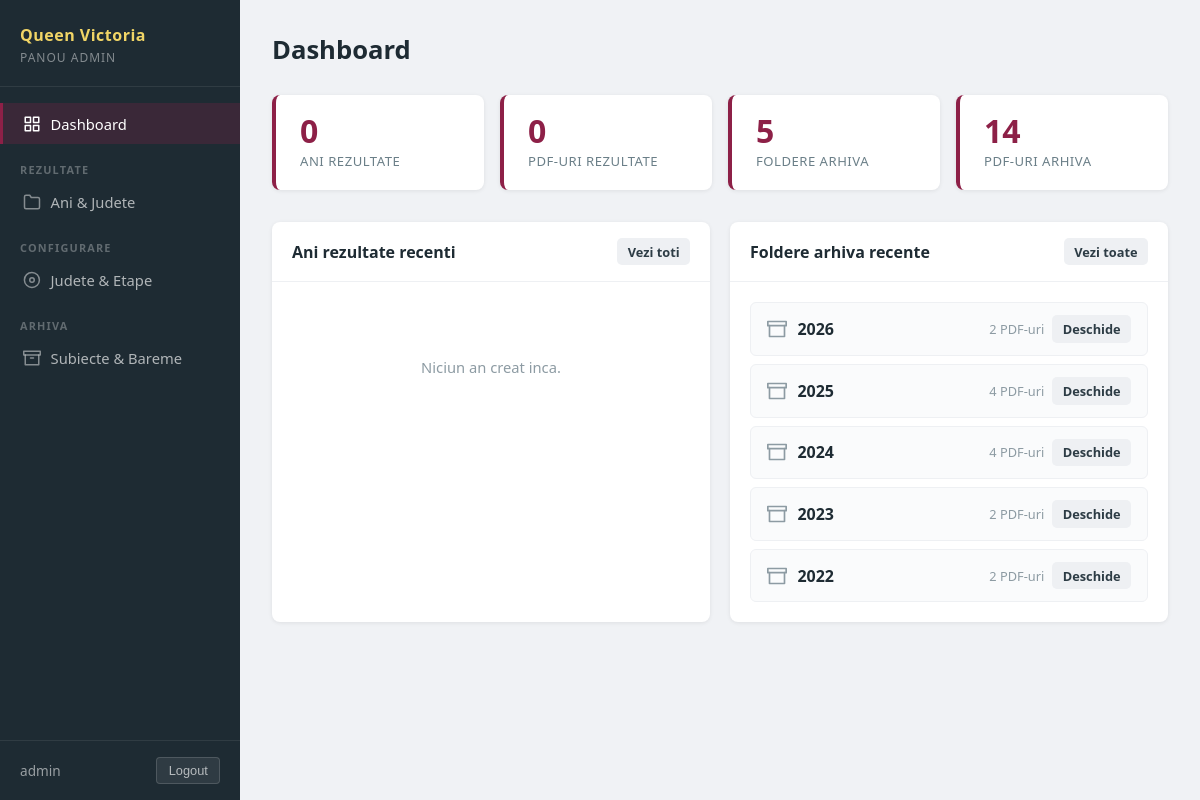
The app's page /panel/dashboard/ (signed in), older data.
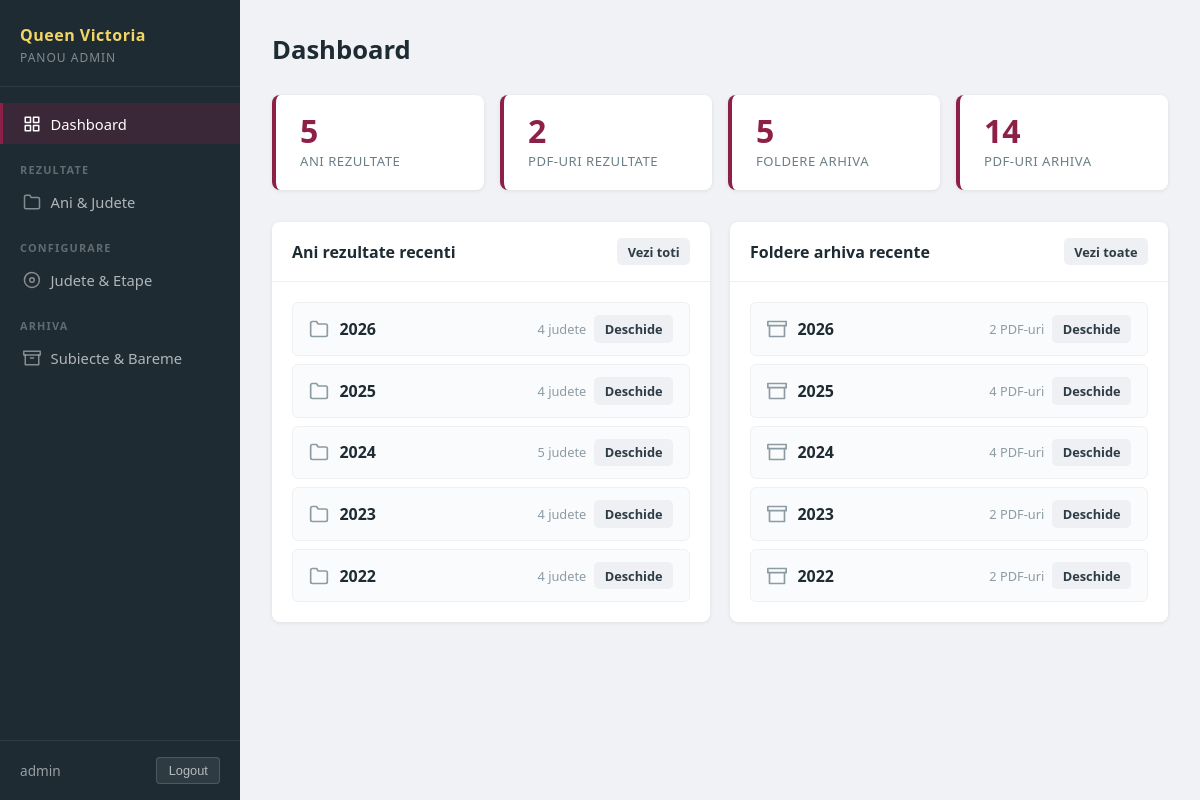
The same page, newer data.
### pages/models.py (models this page shows, shortened)
class ArchiveFolder(models.Model):
    name = models.CharField(max_length=100, unique=True)
    sort_order = models.PositiveIntegerField(default=0)
    created_at = models.DateTimeField(auto_now_add=True)
    updated_at = models.DateTimeField(auto_now=True)
    class Meta:
        ordering = ["sort_order", "-name"]
        verbose_name = "Folder arhiva"
        verbose_name_plural = "Foldere arhiva"

class RezultateYear(models.Model):
    name = models.CharField(max_length=20, unique=True, verbose_name="An")
    sort_order = models.PositiveIntegerField(default=0)
    created_at = models.DateTimeField(auto_now_add=True)
    class Meta:
        ordering = ["sort_order", "-name"]
        verbose_name = "An rezultate"
        verbose_name_plural = "Ani rezultate"

### pages/panel_views.py (the view)
# urls.py: path("dashboard/", panel_views.panel_dashboard, name="panel_dashboard"),
@panel_required
def panel_dashboard(request):
    return render(request, "panel/dashboard.html", {
        "current_section": "dashboard",
        "years_count": RezultateYear.objects.count(),
        "rez_docs_count": RezultateDocument.objects.count(),
        "archive_folders_count": ArchiveFolder.objects.count(),
        "archive_docs_count": ArchiveDocument.objects.count(),
        "recent_years": RezultateYear.objects.prefetch_related("judete").all()[:5],
        "recent_folders": ArchiveFolder.objects.prefetch_related("documents").all()[:5],
    })

### pages/panel_views.py (called while the page is built)
def panel_required(view_func):
    @wraps(view_func)
    def wrapper(request, *args, **kwargs):
        if not request.user.is_authenticated or not request.user.is_staff:
            return redirect("panel_login")
        return view_func(request, *args, **kwargs)
    return wrapper

### pages/templates/panel/dashboard.html (shortened to what the changed rows need)
{% extends "panel/base.html" %}
{% block content %}
<div class="panel-page-header">
    <h1 class="panel-page-title">Dashboard</h1>
</div>
<div class="panel-stats">
    <div class="panel-stat">
        <div class="panel-stat-value">{{ years_count }}</div>
        <div class="panel-stat-label">Ani rezultate</div>
    </div>
    <div class="panel-stat">
        <div class="panel-stat-value">{{ rez_docs_count }}</div>
        <div class="panel-stat-label">PDF-uri rezultate</div>
    </div>
</div>
<div class="panel-dashboard-grid">
    <div class="panel-card">
        <div class="panel-card-header">
            <h2 class="panel-card-title">Ani rezultate recenti</h2>
        </div>
        <div class="panel-card-body">
            {% if recent_years %}
                <div class="panel-subfolder-list">
                    {% for year in recent_years %}
                        <div class="panel-subfolder-item">
                            <div class="panel-subfolder-left">
                                <svg class="panel-subfolder-icon" viewBox="0 0 24 24" fill="none" stroke="currentColor" stroke-width="2" stroke-linecap="round" stroke-linejoin="round" aria-hidden="true">
                                    <path d="M22 19a2 2 0 0 1-2 2H4a2 2 0 0 1-2-2V5a2 2 0 0 1 2-2h5l2 3h9a2 2 0 0 1 2 2z"></path>
                                </svg>
                                <span class="panel-subfolder-name">{{ year.name }}</span>
                            </div>
                            <div class="panel-subfolder-actions">
                                <span class="panel-subfolder-meta">{{ year.judete.count }} judete</span>
                                <a href="{% url 'panel_rezultate_year' year.pk %}" class="panel-btn panel-btn--secondary panel-btn--sm">
                                    Deschide
                                </a>
                            </div>
                        </div>
                    {% endfor %}
                </div>
            {% else %}
                <p class="panel-empty">Niciun an creat inca.</p>
            {% endif %}
        </div>
    </div>
    <div class="panel-card">
        <div class="panel-card-header">
            <h2 class="panel-card-title">Foldere arhiva recente</h2>
        </div>
        <div class="panel-card-body">
            {% if recent_folders %}
                <div class="panel-subfolder-list">
                    {% for folder in recent_folders %}
                        <div class="panel-subfolder-item">
                            <div class="panel-subfolder-left">
                                <svg class="panel-subfolder-icon" viewBox="0 0 24 24" fill="none" stroke="currentColor" stroke-width="2" stroke-linecap="round" stroke-linejoin="round" aria-hidden="true">
                                    <polyline points="21 8 21 21 3 21 3 8"></polyline>
                                    <rect x="1" y="3" width="22" height="5"></rect>
                                </svg>
                                <span class="panel-subfolder-name">{{ folder.name }}</span>
                            </div>
                            <div class="panel-subfolder-actions">
                                <span class="panel-subfolder-meta">{{ folder.documents.count }} PDF-uri</span>
                                <a href="{% url 'panel_arhiva_folder' folder.pk %}" class="panel-btn panel-btn--secondary panel-btn--sm">
                                    Deschide
                                </a>
                            </div>
                        </div>
                    {% endfor %}
                </div>
            {% else %}
                <p class="panel-empty">Niciun folder creat inca.</p>
            {% endif %}
        </div>
    </div>
</div>
{% endblock %}

Row changes from the older to the newer data that the page shows:
added RezultateYear: name "2026", judete.count "4"
added RezultateYear: name "2025", judete.count "4"
added RezultateYear: name "2024", judete.count "5"
added RezultateYear: name "2023", judete.count "4"
added RezultateYear: name "2022", judete.count "4"
Text that changed along with them:
{{ years_count }}: "0" → "5"
{{ rez_docs_count }}: "0" → "2"
text no longer shown: "Niciun an creat inca."
